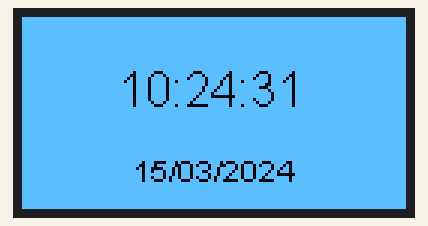
This sketch was run on a simulated ESP8266 (Wemos D1 mini). Parts: 128×64 one-colour display. WiFi joins after 1.5 s; servers stay silent unless stated; the local clock reads 2024-03-15 10:24:30 at power-on unless the sketch sets it; what the sketch prints to the serial monitor is not drawn.

Above: at 1.6 s.
At 5.6 s:
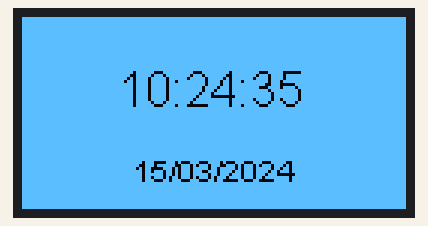
At 9.7 s:
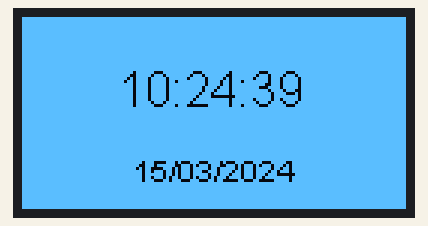
At 19.8 s:
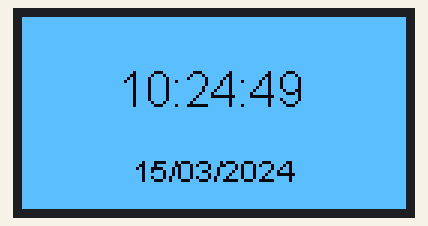
At 29.0 s:
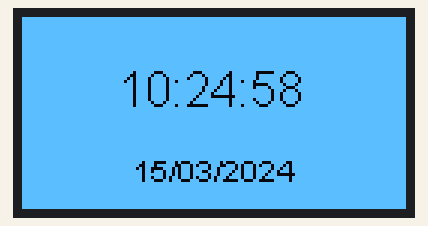
At 38.1 s:
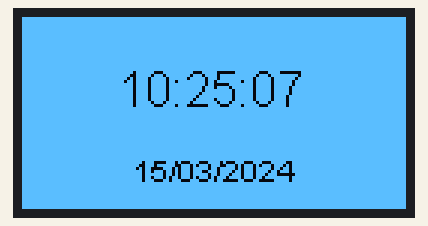

Measured:
- what the display in image 0 shows lasts 1.0 s, from 1.5 s to 2.5 s

The sketch:

NTPClientBasic_Clock_with_D1_Mini_and_OLED.ino
```cpp
// (licence header left out)
/*
 Name:		NtpClient.ino
 Created:	22/07/2018
 Author:	gmag11@gmail.com
 Editor:	http://www.visualmicro.com
*/

#include <TimeLib.h> //TimeLib library is needed https://github.com/PaulStoffregen/Time
#include <NtpClientLib.h> //Include NtpClient library header
#include <ESP8266WiFi.h>
#include <Wire.h>  // Only needed for Arduino 1.6.5 and earlier
#include "SSD1306Wire.h"
//#include "SH1106Wire.h"
#include <DNSServer.h>
#include <ESP8266WebServer.h>
#include <WiFiManager.h>

//SSD1306Wire  display(0x3c, D2, D1);
SSD1306Wire  display(0x3c, D1, D2);
//SH1106Wire display(0x3c, D1, D2);

int8_t timeZone = -4;
int8_t minutesTimeZone = 0;

void setup () {
	Serial.begin (9600);
	Serial.println ();
WiFiManager wifiManager;
wifiManager.autoConnect("AutoConnectAP");
	// NTP begin with default parameters:
	//   NTP server: pool.ntp.org
	//   TimeZone: UTC
	//   Daylight saving: off
	NTP.begin ("pool.ntp.org", timeZone, true, minutesTimeZone);
// Initialising the UI will init the display too.
  display.init();

  display.flipScreenVertically();
  display.invertDisplay();
  display.setFont(ArialMT_Plain_10);
}

void loop () {
	//To keep time updated you need to call now() from time to time inside loop
	//in this case getTimeDateString() implies a call to now()
	display.clear();

	Serial.println (NTP.getTimeDateString ());
 // display.setTextAlignment(TEXT_ALIGN_LEFT);
 display.setFont(ArialMT_Plain_16);
 display.drawString(32,15,NTP.getTimeStr());
 display.setFont(ArialMT_Plain_10);
 display.drawString(37,45,NTP.getDateStr());
//	display.drawString(10,15,NTP.getTimeDateString());
 display.display();
	delay (1000);
}
```
